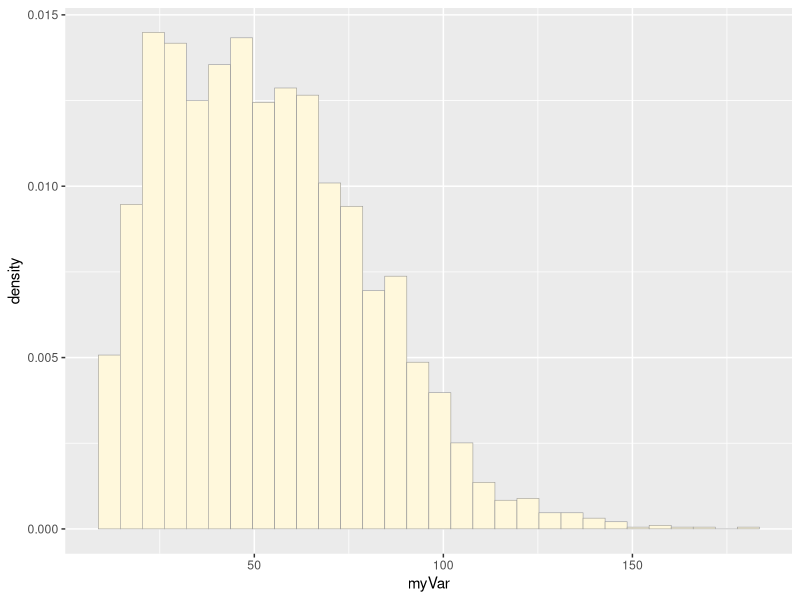
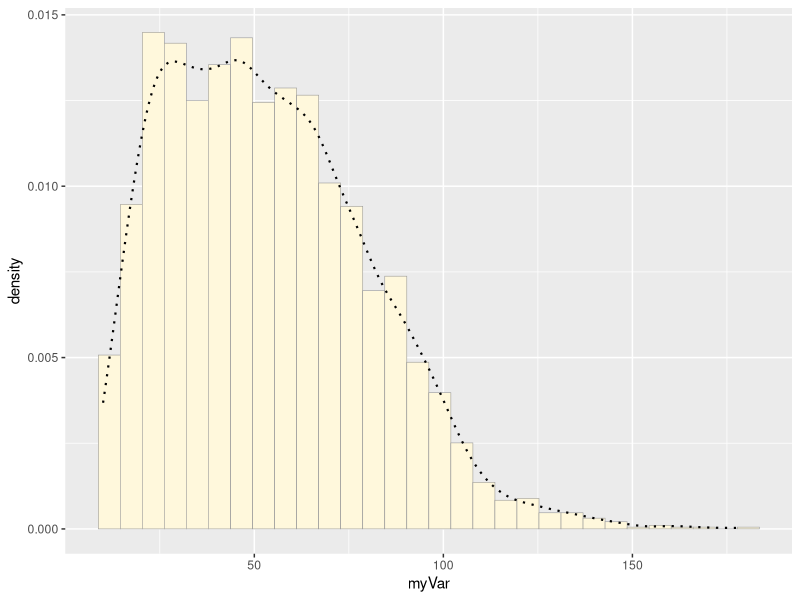
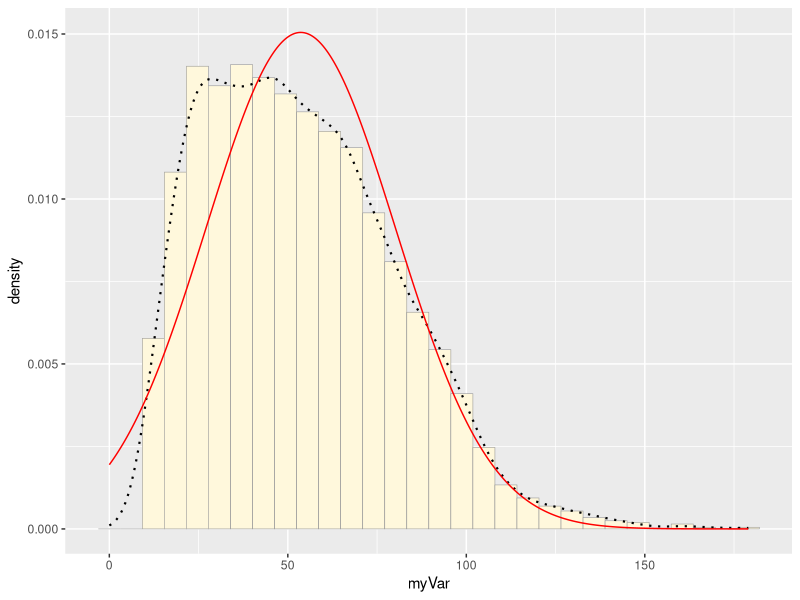
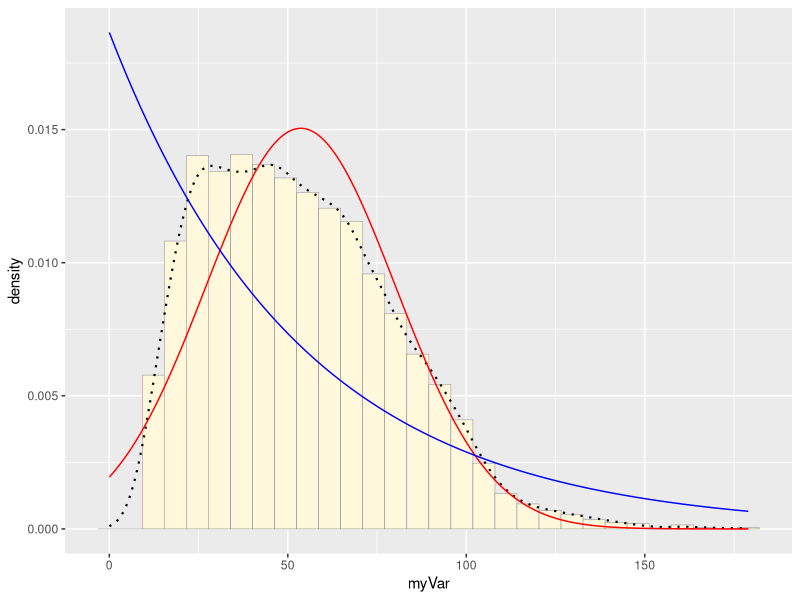
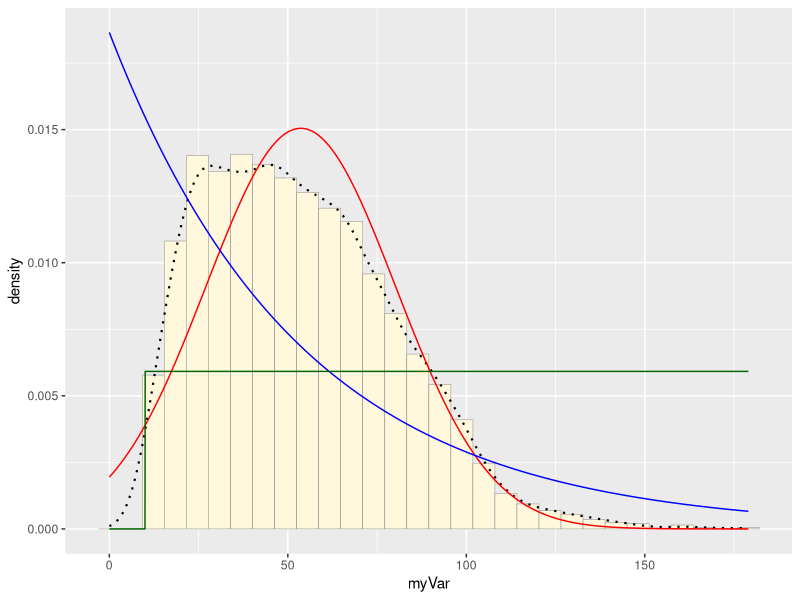
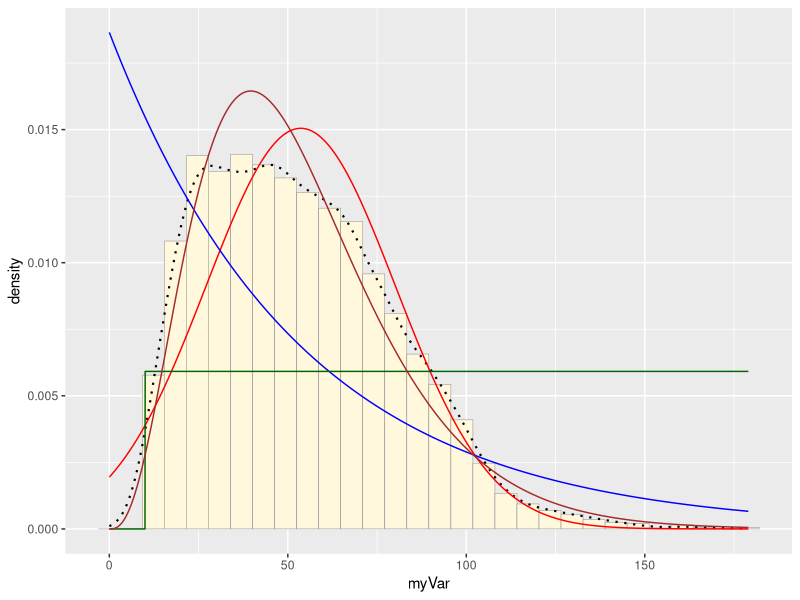
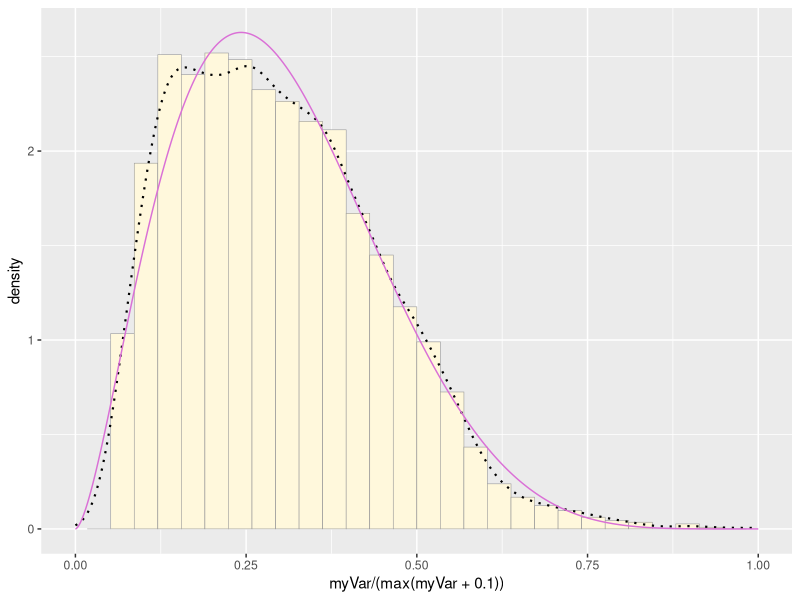
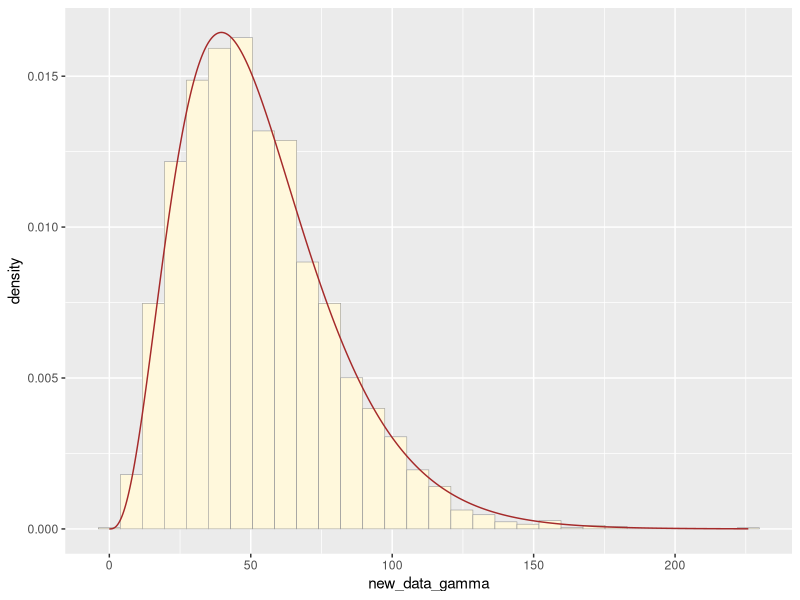

Generate these figures, in order, with R:
## ---- chunk 1
knitr::opts_chunk$set(echo = TRUE)
## ---- chunk 2
z_dataframe <- read.table("data_tree_phenology.csv",header=TRUE,sep=";",
                          stringsAsFactors=FALSE)
# https://datadryad.org/stash/dataset/doi:10.5061/dryad.8t026
z <- data.frame(1:length(z_dataframe$country),z_dataframe$diameter)
names(z) <- list("ID","myVar")
str(z)
summary(z)
## ---- chunk 3
library(ggplot2) # for graphics
library(MASS) # for maximum likelihood estimation
## ---- chunk 4
# quick and dirty, a truncated normal distribution to work on the solution set

# z <- rnorm(n=3000,mean=0.2)
# z <- data.frame(1:3000,z)
# names(z) <- list("ID","myVar")
# z <- z[z$myVar>0,]
# str(z)
# summary(z$myVar)
## ---- chunk 5
p1 <- ggplot(data=z, aes(x=myVar, y=..density..)) +  # rescale y axis from counts to density (want area under histogram to equal 1)
  geom_histogram(color="grey60",fill="cornsilk",size=0.2) 
print(p1)
## ---- chunk 6
p1 <-  p1 +  geom_density(linetype="dotted",size=0.75)  # add in kernel density plot of data - empirical curve fitted to data
print(p1)
## ---- chunk 7
normPars <- fitdistr(z$myVar,"normal")  # get maximum likelihood parameters
print(normPars)
str(normPars)
normPars$estimate["mean"] # note structure of getting a named attribute
## ---- chunk 8
meanML <- normPars$estimate["mean"]
sdML <- normPars$estimate["sd"]

xval <- seq(0,max(z$myVar),len=length(z$myVar))

 stat <- stat_function(aes(x = xval, y = ..y..), 
                       fun = dnorm,   # dnorm generates probability density for normal distribution
                       colour="red",  # make best-fitting normal distribution red
                       n = length(z$myVar), 
                       args = list(mean = meanML, sd = sdML))
 p1 + stat
## ---- chunk 9
expoPars <- fitdistr(z$myVar,"exponential")
rateML <- expoPars$estimate["rate"]

stat2 <- stat_function(aes(x = xval, y = ..y..), fun = dexp, # use exponential curve instead
                       colour="blue", n = length(z$myVar), 
                       args = list(rate=rateML))
 p1 + stat + stat2
## ---- chunk 10
stat3 <- stat_function(aes(x = xval, y = ..y..), fun = dunif, colour="darkgreen", n = length(z$myVar), args = list(min=min(z$myVar), max=max(z$myVar)))
 p1 + stat + stat2 + stat3
## ---- chunk 11
gammaPars <- fitdistr(z$myVar,"gamma")
shapeML <- gammaPars$estimate["shape"]
rateML <- gammaPars$estimate["rate"]

stat4 <- stat_function(aes(x = xval, y = ..y..), fun = dgamma, colour="brown", n = length(z$myVar), args = list(shape=shapeML, rate=rateML))
 p1 + stat + stat2 + stat3 + stat4
## ---- chunk 12
pSpecial <- ggplot(data=z, aes(x=myVar/(max(myVar + 0.1)), y=..density..)) +
  geom_histogram(color="grey60",fill="cornsilk",size=0.2) + 
  xlim(c(0,1)) +
  geom_density(size=0.75,linetype="dotted")

betaPars <- fitdistr(x=z$myVar/max(z$myVar + 0.1),start=list(shape1=1,shape2=2),"beta")
shape1ML <- betaPars$estimate["shape1"]
shape2ML <- betaPars$estimate["shape2"]

statSpecial <- stat_function(aes(x = xval, y = ..y..), fun = dbeta, colour="orchid", n = length(z$myVar), args = list(shape1=shape1ML,shape2=shape2ML))
pSpecial + statSpecial
## ---- chunk 13
shapeML <- gammaPars$estimate["shape"]
rateML <- gammaPars$estimate["rate"]

z$new_data_gamma <- rgamma(n=(length(z$ID)), shape = shapeML, rate = rateML)
## ---- chunk 14
p2 <- ggplot(data=z, aes(x=new_data_gamma, y=..density..)) +  
  geom_histogram(color="grey60",fill="cornsilk",size=0.2) 
print(p2 + stat4)
## ---- chunk 15
p1 <- ggplot(data=z, aes(x=myVar, y=..density..)) + 
  geom_histogram(color="grey60",fill="cornsilk",size=0.2) 
print(p1 + stat4)

